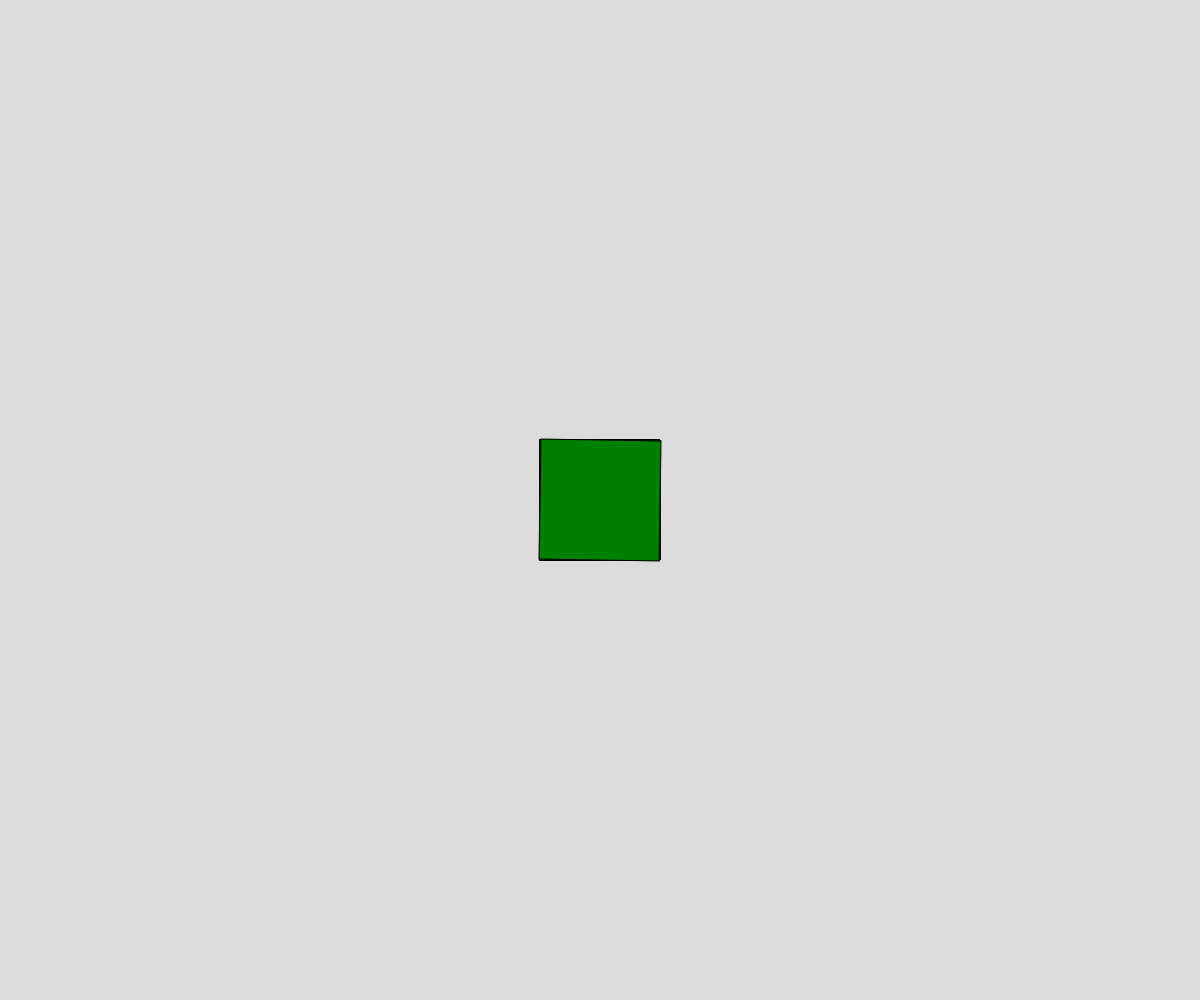
Frame 1 (no input)
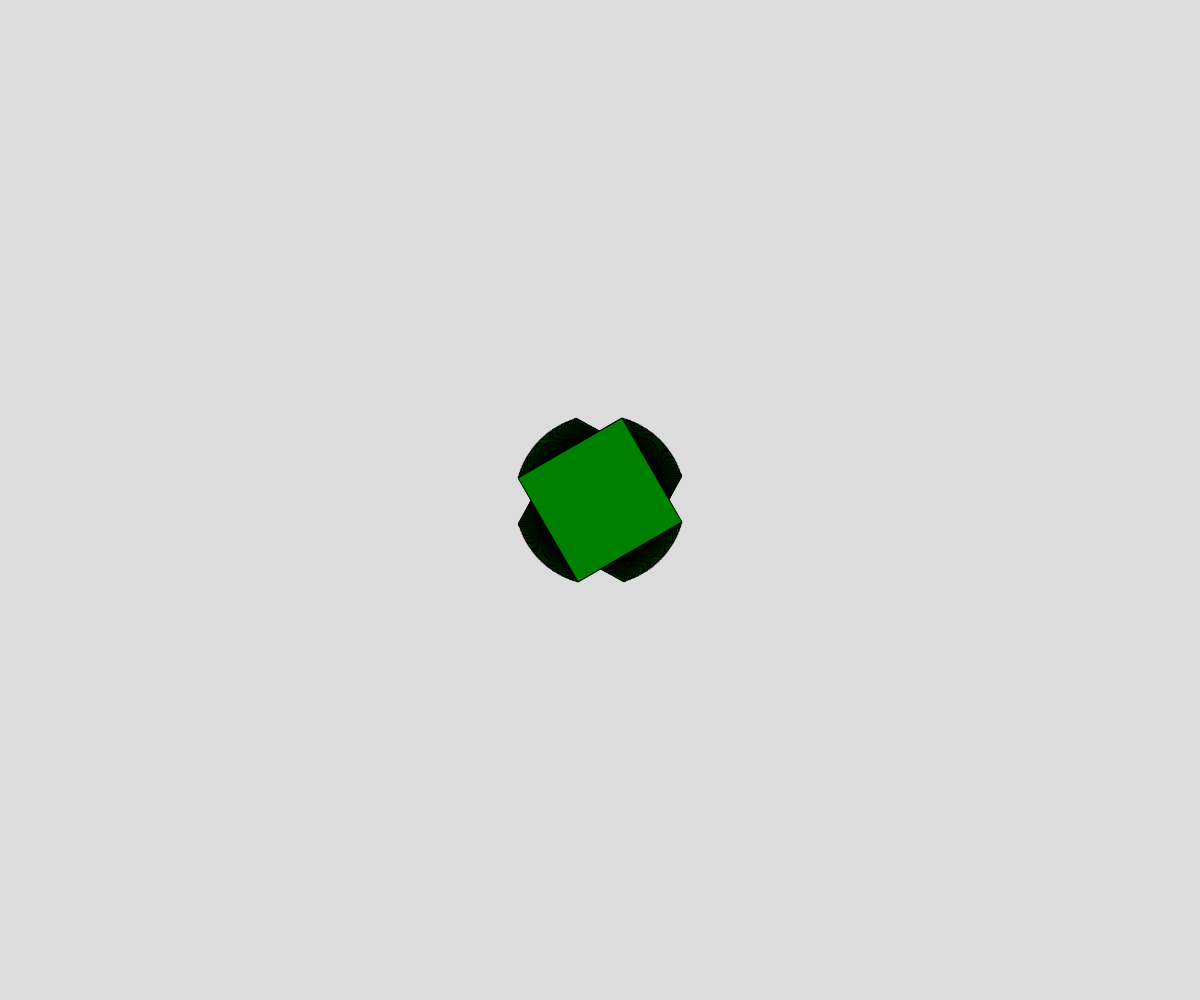
Frame 60 (no input)
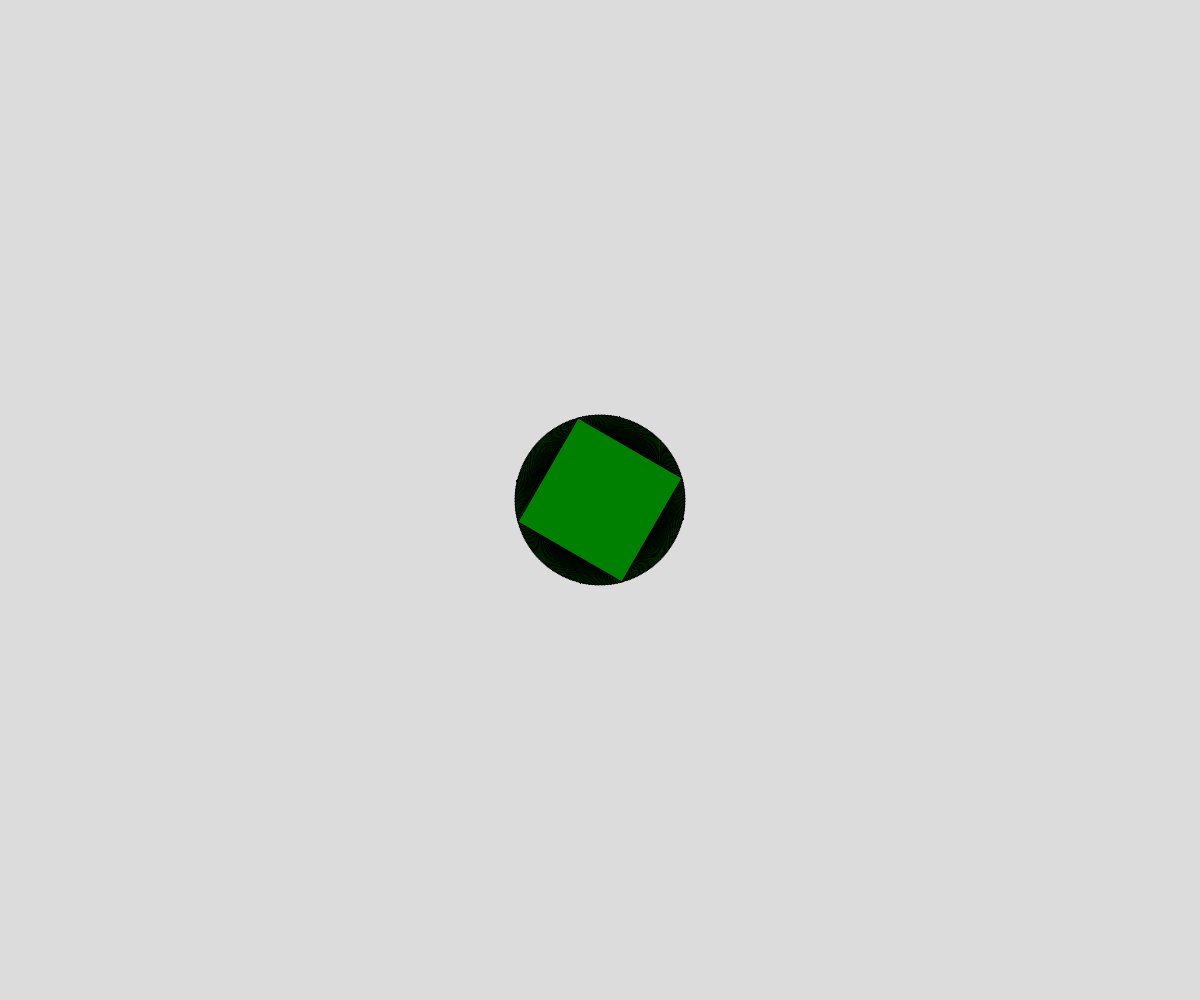
Frame 120 (the mouse pressed at the canvas centre since frame 60)

The p5.js sketch that drew these frames (run headless with seeded random() and noise() and a simulated clock; from frame 60 on, the mouse is pressed at the canvas centre):

// p5.js sketch
// ── sketch.js
// Snake
// Miki Hoang
// March 12, 2026

// GLOBAL VARIBLES

let x, y;
let posList = [];
const NUM_SEGMENTS = 250;

function setup() {
  createCanvas(windowWidth, windowHeight);
  rectMode(CENTER);
  angleMode(DEGREES);
  x = width/2;
  y = height/2;
  for(let i = 0; i < NUM_SEGMENTS; i++){
    posList.push({x:x, y:y, r:frameCount});
  }
}

function renderSnake(){
  for(let p of posList){
    push();
    translate(p.x, p.y);
    rotate(p.r);
    square(0, 0, 120);
    pop();
    p.r += 2;
  }
}

function move(){
  if(keyIsDown(LEFT_ARROW)) x -= 4;
  if(keyIsDown(RIGHT_ARROW)) x += 4;
  if(keyIsDown(UP_ARROW)) y -= 4;
  if(keyIsDown(DOWN_ARROW)) y += 4;
  // Every movement step, adds a new segment and deletes oldest segment
  posList.splice(0,1);
  posList.push({x:x, y:y, r:frameCount});

}

function draw() {
  fill("Green");
  background(220);
  move();
  renderSnake();
}
